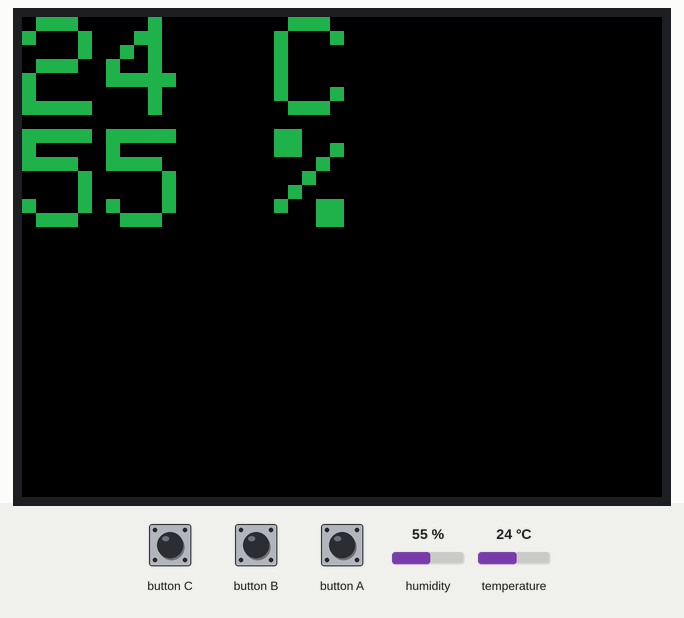
A sketch run on a simulated ESP32. Shown: 320×240 colour display. Inputs (shaded band) come from the test bench; at power-on: temperature 24 °C, humidity 55 %.

Above: at 1.3 s.
1.4 s: temperature set to 26 °C
At 2.0 s:
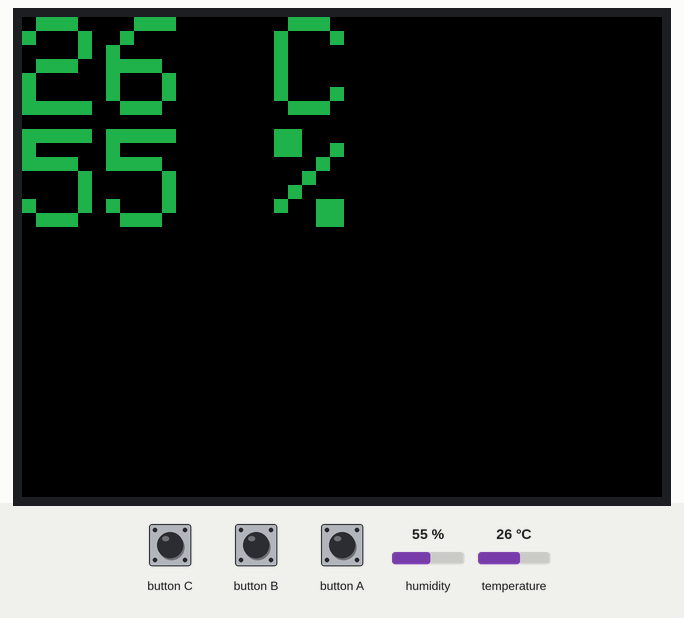
2.9 s: temperature set to 29 °C
At 4.1 s:
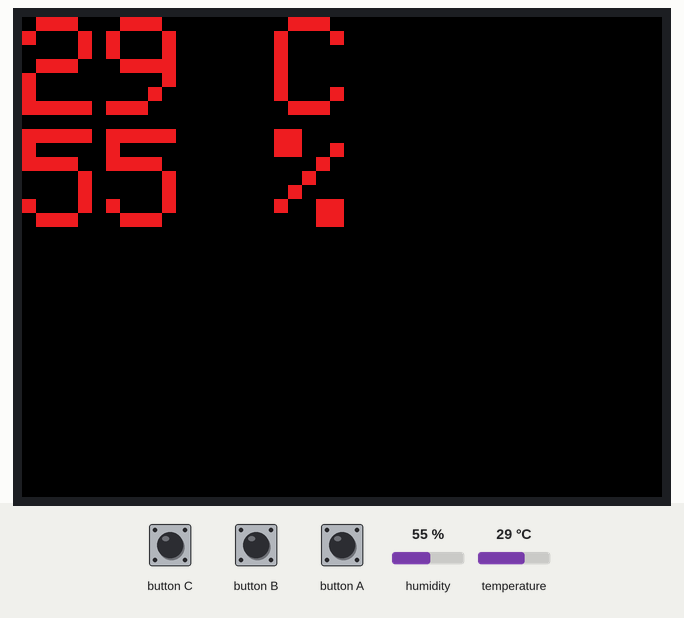
4.4 s: temperature set to 12 °C
At 5.4 s:
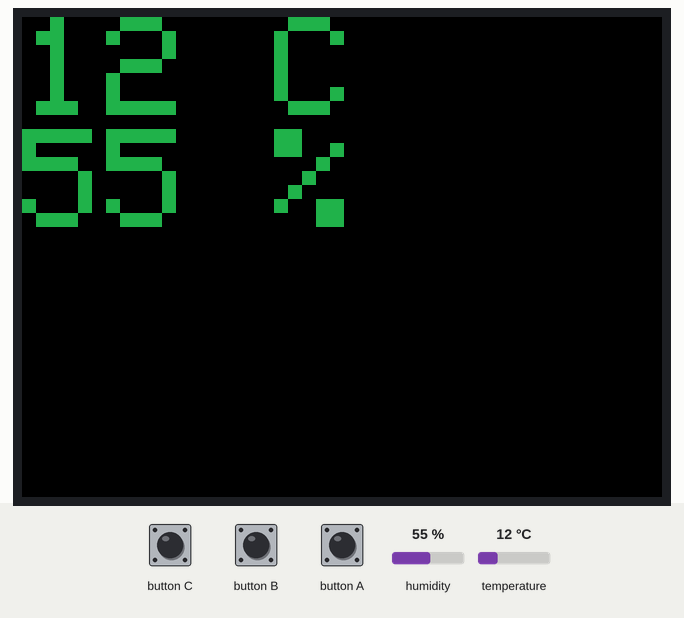
Timing chart, 0 to 7.4 s (numbered marks = the images above; inputs shaded):
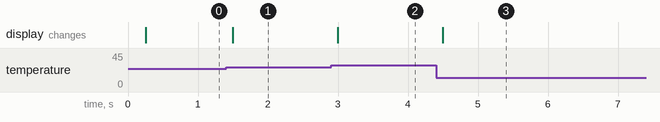

The sketch:

DHT_11.ino
```cpp
#include <M5Stack.h>
#include <SimpleDHT.h>
#include <Wire.h>

#define DHTPIN 5
SimpleDHT11 dht;
int temperature, humidity;
int old_t = -1000;

void setup(){
    M5.begin();
    Wire.begin();
    M5.Lcd.setTextSize(10);
}

void loop() {
    float temp,humid;
    int status = dht.read2(DHTPIN, &temp, &humid, NULL);

    if (status == SimpleDHTErrSuccess) {
        temperature = temp;
        humidity = humid;
    }
    if (temperature != old_t){
        if (temp > 27){
            M5.Lcd.setTextColor(0xe8e4);
        }
        else{
            M5.Lcd.setTextColor(0x2589);
        }
        M5.Lcd.fillScreen(0);
        M5.Lcd.setCursor(0,0);
        M5.Lcd.print(temperature);
        M5.Lcd.print(" C\n");
        M5.Lcd.print(humidity);
        M5.Lcd.print(" %\n");

    }
    old_t = temperature;
    M5.update();
}
```

Measured:
- the behaviour switches between 27 and 28 °C on temperature (found by bisection; images 1 and 2)
- after the input at 1.4 s, the display: changes after 0.10 s (image 1)
- after the input at 2.9 s, the display: changes after 0.10 s (image 2)
- after the input at 4.4 s, the display: changes after 0.10 s (image 3)
